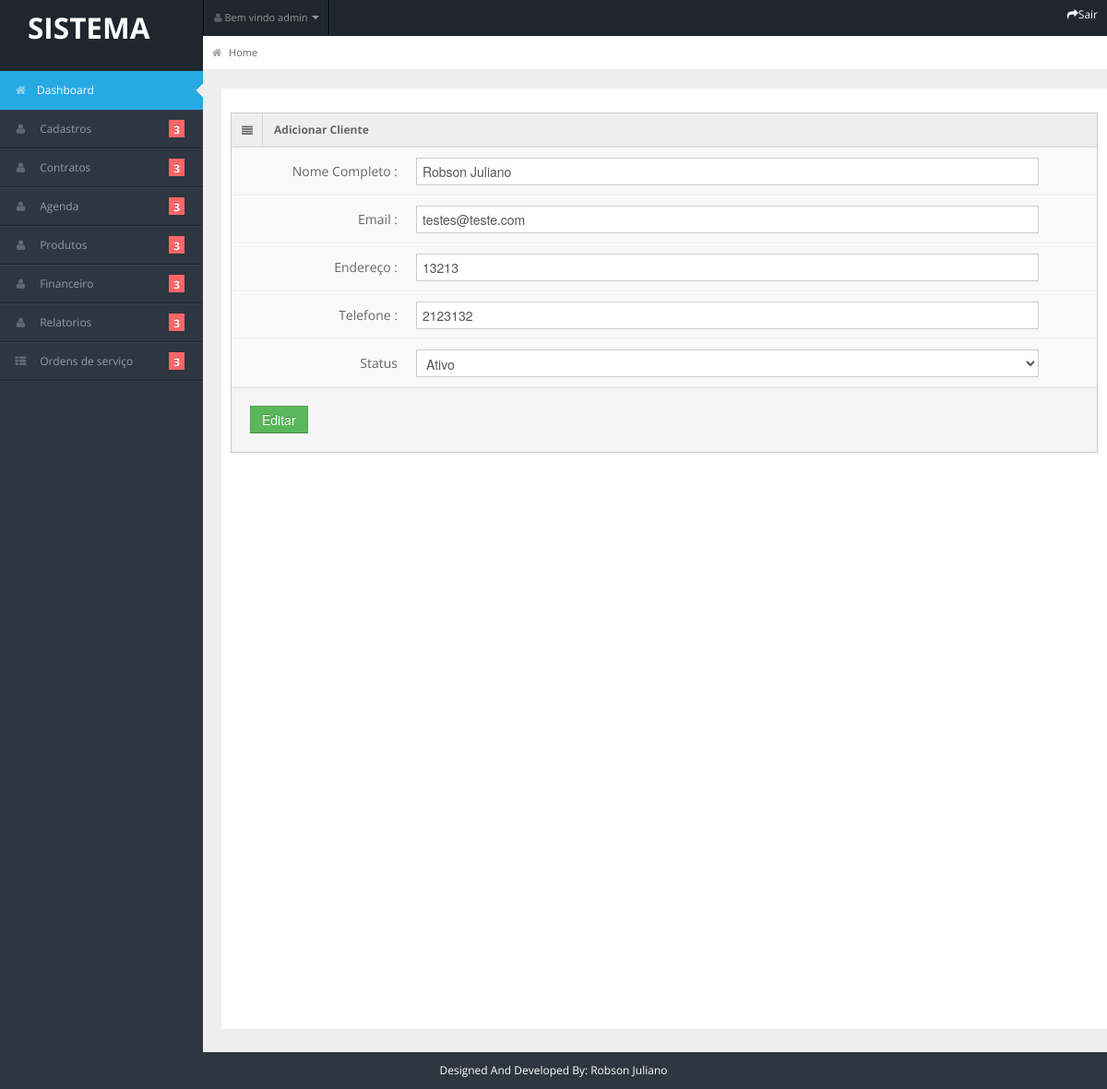
The app's page /admin/edit_provider.php?id=33 (signed in) with its own data.
### tables this page shows
CREATE TABLE `providers` (
  `id` int(11) NOT NULL,
  `provider_name` varchar(60) NOT NULL,
  `provider_email` varchar(60) NOT NULL,
  `provider_address` varchar(100) NOT NULL,
  `provider_tel` varchar(50) NOT NULL,
  `status` varchar(15) NOT NULL
);

### admin/edit_provider.php (the view, shortened to what this page needs)
<?php
include '../includes/header.php';
include "../conn.php";
$id=$_GET["id"];
$provider_name="";
$provider_email="";
$provider_address="";
$provider_tel="";
$status="";
$res=mysqli_query($link,"select * from providers where id=$id");
    while ($row=mysqli_fetch_array($res))
    {
        $provider_name=$row["provider_name"];
        $provider_email=$row["provider_email"];
        $provider_address=$row["provider_address"];
        $provider_tel=$row["provider_tel"];
        $status=$row["status"];
    }
?>
     <div class="span12">
      <div class="widget-box ">
        <div class="widget-title"> <span class="icon"> <i class="icon-align-justify"></i> </span>
          <h5>Adicionar Cliente</h5>
        </div>
        <div class="widget-content nopadding">
          <form name="form1" action="" method="post" class="form-horizontal">
            <div class="control-group">
              <label class="control-label">Nome Completo :</label>
              <div class="controls" >
                <input type="text" class="span11" placeholder="Nome Completo" name="provider_name" value="<?php echo $provider_name;?>" required="true" />
              </div>
            </div>
            <div class="control-group" >
              <label class="control-label">Email :</label>
              <div class="controls" >
                <input type="email" class="span11" placeholder="Email " name="provider_email" value="<?php echo $provider_email;?>" />
              </div>
            </div>
             <div class="control-group">
              <label class="control-label">Endereço :</label>
              <div class="controls">
                <input type="text" class="span11" placeholder="Endereço" name="provider_address" value="<?php echo $provider_address;?>" />
              </div>
            </div>
            <div class="control-group">
              <label class="control-label">Telefone :</label>
              <div class="controls">
                <input type="text"  class="span11" placeholder="Telefone" name="provider_tel" value="<?php echo $provider_tel;?>" />
              </div>
            </div>
            <div class="control-group">
              <label class="control-label">Status</label>
              <div class="controls">
                <select class="span11"  name="status">
                <option value="active" <?php if ($status=="active"){echo "selected";}?>>Ativo</option>
               </select>
              </div>
            </div>
            <div class="form-actions">
              <button type="submit" name="submit1" class="btn btn-success">Editar</button>
            </div>
          </form>
        </div>
      </div>
 </div>
</div>
</div>
<?php
include "../includes/footer.php"
?>

### css/matrix-style.css (style rules this page uses)
* { outline:none !important; -moz-outline: none !important; }
html, body { height:100% }
body { overflow-x: hidden; margin-top: -10px; font-family: 'Open Sans', sans-serif; font-size:12px; color:#666; }
select, textarea, input[type="text"], input[type="password"], input[type="datetime"], input[type="datetime-local"], input[type="date"], input[type="month"], input[type="time"], input[type="week"], input[type="number"], input[type="email"], input[type="url"], input[type="search"], input[type="tel"], input[type="color"], .uneditable-input, .label, .dropdown-menu, .btn, .well, .progress, .table-bordered, .btn-group > .btn:first-child, .btn-group > .btn:last-child, .btn-group > .btn:last-child, .btn-group > .dropdown-toggle, .alert { border-radius:0px; }
.btn, textarea, input[type="text"], input[type="password"], input[type="datetime"], input[type="datetime-local"], input[type="date"], input[type="month"], input[type="time"], input[type="week"], input[type="number"], input[type="email"], input[type="url"], input[type="search"], input[type="tel"], input[type="color"], .uneditable-input { box-shadow:none; }
.progress, .progress-success .bar, .progress .bar-success, .progress-warning .bar, .progress .bar-warning, .progress-danger .bar, .progress .bar-danger, .progress-info .bar, .progress .bar-info, .btn, .btn-primary { background-image:none; }
.form-horizontal .form-actions { padding-left:20px; }
.stat-boxes .peity_bar_good, .stat-boxes .peity_line_good, { color: #459D1C; }
.widget-box { background: none repeat scroll 0 0 #F9F9F9; border-left: 1px solid #CDCDCD; border-top: 1px solid #CDCDCD; border-right: 1px solid #CDCDCD; clear: both; margin-top: 16px; margin-bottom: 16px; position: relative; }
.widget-title, .modal-header, .table th, div.dataTables_wrapper .ui-widget-header { background:#efefef; border-bottom: 1px solid #CDCDCD; height: 36px; }
.widget-title span.icon { padding: 9px 10px 7px 11px; float: left; border-right:1px solid #dadada; }
.widget-title h5 { color: #666; float: left; font-size: 12px; font-weight: bold; padding: 12px; line-height: 12px; margin: 0; }
.widget-content { padding:15px; border-bottom: 1px solid #cdcdcd; }
.nopadding { padding: 0 !important; }
form { margin-bottom: 0; }
.form-horizontal .control-group { border-top: 1px solid #ffffff; border-bottom: 1px solid #eeeeee; margin-bottom: 0; }
.form-horizontal .control-label { padding-top: 15px; width: 180px; }
.form-horizontal .controls { margin-left: 200px; padding: 10px 0; }
.form-horizontal .form-actions { margin-top: 0; margin-bottom: 0; }

### css/matrix-media.css (style rules this page uses)
body { background:#2E363F; }

### records on screen
providers: provider_name "Robson Juliano", provider_email "testes@teste.com", provider_address "13213", provider_tel "2123132", status "Ativo"

### other values on screen
$_SESSION['login1'] "admin"
